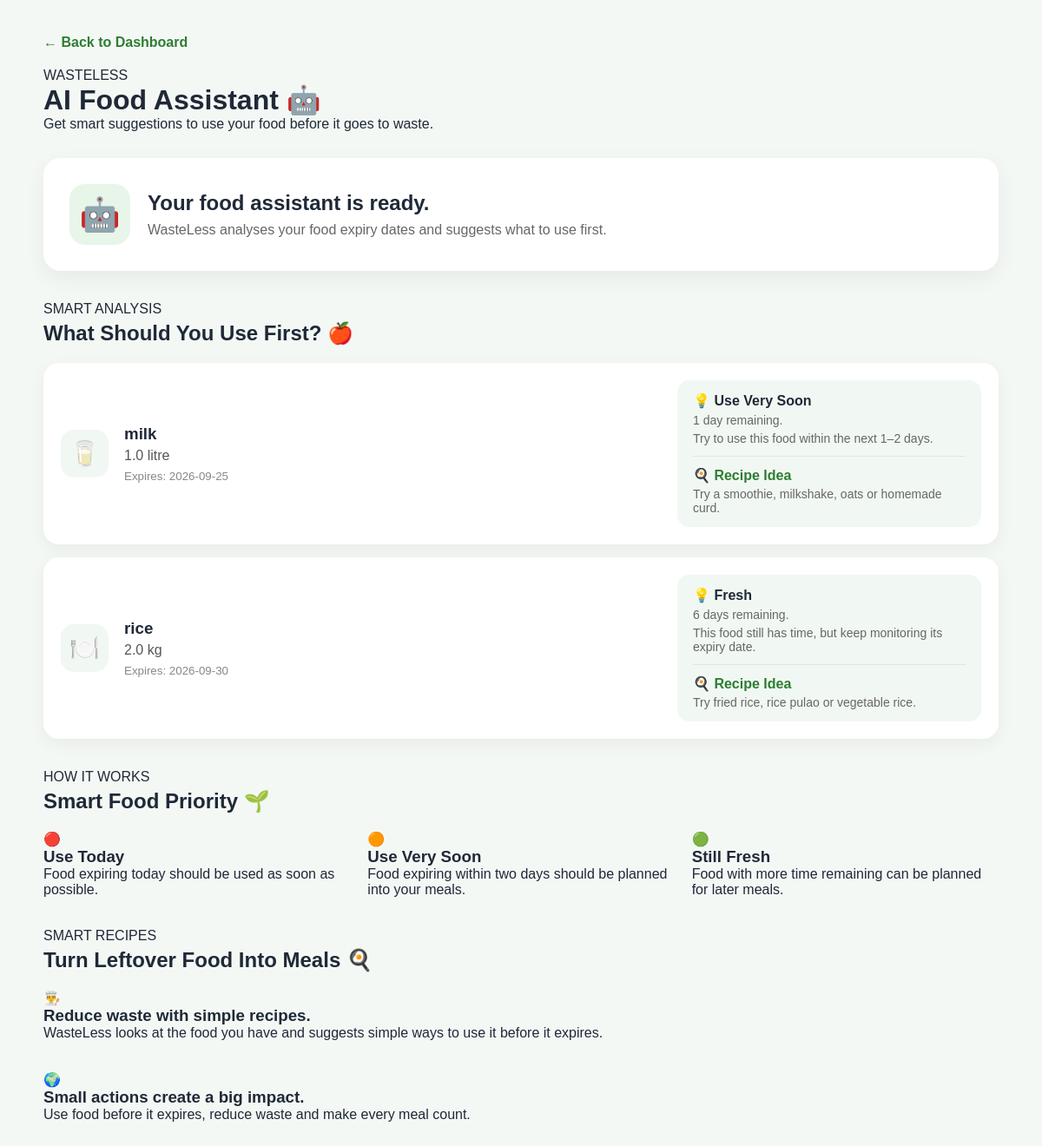
The app's page /ai-assistant with its own data.
### app.py (models this page shows)
class Food(db.Model):
    id = db.Column(
        db.Integer,
        primary_key=True
    )
    name = db.Column(
        db.String(100),
        nullable=False
    )
    quantity = db.Column(
        db.Float,
        nullable=False
    )
    unit = db.Column(
        db.String(20),
        nullable=False
    )
    category = db.Column(
        db.String(50),
        nullable=False
    )
    purchase_date = db.Column(
        db.String(20),
        nullable=False
    )
    expiry_date = db.Column(
        db.String(20),
        nullable=False
    )
    notes = db.Column(
        db.Text
    )

### app.py (the view)
@app.route("/ai-assistant")
def ai_assistant():
    foods = Food.query.order_by(
        Food.expiry_date.asc()
    ).all()
    food_analysis = []
    today = date.today()
    for food in foods:
        expiry_date = date.fromisoformat(
            food.expiry_date
        )
        days_left = (
            expiry_date - today
        ).days
        if days_left < 0:
            priority = "Expired"
            suggestion = (
                "Do not use this food if it is "
                "unsafe or has spoiled."
            )
        elif days_left == 0:
            priority = "Use Today"
            suggestion = (
                "Use this food today to avoid "
                "unnecessary waste."
            )
        elif days_left <= 2:
            priority = "Use Very Soon"
            suggestion = (
                "Try to use this food within "
                "the next 1–2 days."
            )
        elif days_left <= 5:
            priority = "Use Soon"
            suggestion = (
                "Plan a meal using this food soon."
            )
        else:
            priority = "Fresh"
            suggestion = (
                "This food still has time, but "
                "keep monitoring its expiry date."
            )
        food_name = food.name.lower()
        recipe = ""
        if "tomato" in food_name:
            recipe = (
                "Try tomato soup, tomato pasta "
                "or fresh tomato salad."
            )
        elif "potato" in food_name:
            recipe = (
                "Try potato curry, roasted potatoes "
                "or homemade potato wedges."
            )
        elif "rice" in food_name:
            recipe = (
                "Try fried rice, rice pulao "
                "or vegetable rice."
            )
        elif "bread" in food_name:
            recipe = (
                "Try toast, sandwich, bread pizza "
                "or bread upma."
            )
        elif "banana" in food_name:
            recipe = (
                "Try banana smoothie, banana oats "
                "or banana pancakes."
            )
        elif "milk" in food_name:
            recipe = (
                "Try a smoothie, milkshake, "
                "oats or homemade curd."
            )
        elif "apple" in food_name:
            recipe = (
                "Try apple oats, fruit salad "
                "or an apple smoothie."
            )
        else:
            recipe = (
                "Look for a simple recipe that "
                "uses this food before it expires."
            )
        food_analysis.append({
            "food": food,
            "days_left": days_left,
            "priority": priority,
            "suggestion": suggestion,
            "recipe": recipe
        })
    return render_template(
        "ai_assistant.html",
        foods=foods,
        food_analysis=food_analysis
    )

### templates/ai_assistant.html (shortened to what this page needs)
<!DOCTYPE html>
<html lang="en">
<head>
    <link rel="stylesheet"
          href="{{ url_for('static', filename='css/style.css') }}">
</head>
<body>
<div class="ai-page">
    <div class="ai-container">
        <div class="ai-header">
            <a href="/dashboard"
               class="back-button">
                ← Back to Dashboard
            </a>
            <p class="page-label">
                WASTELESS
            </p>
            <h1>
                AI Food Assistant 🤖
            </h1>
            <p>
                Get smart suggestions to use your food
                before it goes to waste.
            </p>
        </div>
        <div class="ai-hero">
            <div class="ai-hero-icon">
                🤖
            </div>
            <div>
                <h2>
                    Your food assistant is ready.
                </h2>
                <p>
                    WasteLess analyses your food expiry dates
                    and suggests what to use first.
                </p>
            </div>
        </div>
        <div class="ai-section">
            <p class="page-label">
                SMART ANALYSIS
            </p>
            <h2>
                What Should You Use First? 🍎
            </h2>
            {% if food_analysis %}
                <div class="ai-food-list">
                    {% for item in food_analysis %}
                        <div class="ai-food-card">
                            <div class="ai-food-icon">
                                {% if item.food.category == "fruits" %}
                                    🍎
                                {% elif item.food.category == "vegetables" %}
                                    🥕
                                {% elif item.food.category == "dairy" %}
                                    🥛
                                {% elif item.food.category == "grains" %}
                                    🍚
                                {% elif item.food.category == "meat" %}
                                    🍗
                                {% else %}
                                    🍽️
                                {% endif %}
                            </div>
                            <div class="ai-food-info">
                                <h3>
                                    {{ item.food.name }}
                                </h3>
                                <p>
                                    {{ item.food.quantity }}
                                    {{ item.food.unit }}
                                </p>
                                <small>
                                    Expires:
                                    {{ item.food.expiry_date }}
                                </small>
                            </div>
                            <div class="ai-suggestion">
                                <span>
                                    💡 {{ item.priority }}
                                </span>
                                {% if item.days_left < 0 %}
                                    <p>
                                        This food expired
                                        {{ item.days_left|abs }}
                                        day(s) ago.
                                    </p>
                                {% elif item.days_left == 0 %}
                                    <p>
                                        This food expires today.
                                    </p>
                                {% elif item.days_left == 1 %}
                                    <p>
                                        1 day remaining.
                                    </p>
                                {% else %}
                                    <p>
                                        {{ item.days_left }}
                                        days remaining.
                                    </p>
                                {% endif %}
                                <p>
                                    {{ item.suggestion }}
                                </p>
                                {% if item.days_left >= 0 %}
                                    <div class="ai-recipe">
                                        <strong>
                                            🍳 Recipe Idea
                                        </strong>
                                        <p>
                                            {{ item.recipe }}
                                        </p>
                                    </div>
                                {% endif %}
                            </div>
                        </div>
                    {% endfor %}
                </div>
            {% endif %}
        </div>
        <div class="ai-section">
            <p class="page-label">
                HOW IT WORKS
            </p>
            <h2>
                Smart Food Priority 🌱
            </h2>
            <div class="ai-tips-grid">
                <div class="ai-tip-card">
                    <div class="ai-tip-icon">
                        🔴
                    </div>
                    <h3>
                        Use Today
                    </h3>
                    <p>
                        Food expiring today should be
                        used as soon as possible.
                    </p>
                </div>
                <div class="ai-tip-card">
                    <div class="ai-tip-icon">
                        🟠
                    </div>
                    <h3>
                        Use Very Soon
                    </h3>
                    <p>
                        Food expiring within two days
                        should be planned into your meals.
                    </p>
                </div>
                <div class="ai-tip-card">
                    <div class="ai-tip-icon">
                        🟢
                    </div>
                    <h3>
                        Still Fresh
                    </h3>
                    <p>
                        Food with more time remaining
                        can be planned for later meals.
                    </p>
                </div>
            </div>
        </div>
        <div class="ai-section">
            <p class="page-label">
                SMART RECIPES
            </p>
            <h2>
                Turn Leftover Food Into Meals 🍳
            </h2>
            <div class="ai-message">
                <div class="ai-message-icon">
                    👨‍🍳
                </div>
                <div>
                    <h3>
                        Reduce waste with simple recipes.
                    </h3>
                    <p>
                        WasteLess looks at the food you have
                        and suggests simple ways to use it
                        before it expires.
                    </p>
                </div>
            </div>
        </div>
        <div class="ai-message">
            <div class="ai-message-icon">
                🌍
            </div>
            <div>
                <h3>
                    Small actions create a big impact.
                </h3>
                <p>
                    Use food before it expires,
                    reduce waste and make every meal count.
                </p>
            </div>
        </div>
    </div>
</div>
</body>
</html>

### static/css/style.css (style rules this page uses)
* { margin: 0; padding: 0; box-sizing: border-box; }
html { scroll-behavior: smooth; }
body { font-family: Arial, Helvetica, sans-serif; background: #f4f8f5; color: #1f2937; }
a { text-decoration: none; color: inherit; }
.back-button { display: inline-block; margin-bottom: 20px; color: #2e7d32; font-weight: 700; }
.ai-page { min-height: 100vh; padding: 40px 20px; background: #f4f8f5; }
.ai-container { max-width: 1100px; margin: auto; }
.ai-header { margin-bottom: 30px; }
.ai-hero { display: flex; align-items: center; gap: 20px; padding: 30px; margin-bottom: 35px; background: white; border-radius: 20px; box-shadow: 0 8px 25px rgba(0, 0, 0, .06); }
.ai-hero-icon { width: 70px; height: 70px; display: flex; align-items: center; justify-content: center; background: #e8f5e9; border-radius: 18px; font-size: 38px; }
.ai-hero h2 { margin: 0 0 8px; }
.ai-hero p { margin: 0; color: #666; }
.ai-section { margin-bottom: 35px; }
.ai-section h2 { margin-top: 5px; margin-bottom: 20px; }
.ai-food-list { display: flex; flex-direction: column; gap: 15px; }
.ai-food-card { display: flex; align-items: center; gap: 18px; padding: 20px; background: white; border-radius: 18px; box-shadow: 0 6px 20px rgba(0, 0, 0, .05); }
.ai-food-icon { width: 55px; height: 55px; display: flex; align-items: center; justify-content: center; background: #f1f8f3; border-radius: 15px; font-size: 28px; }
.ai-food-info { min-width: 170px; }
.ai-food-info h3 { margin: 0 0 5px; }
.ai-food-info p { margin: 0 0 5px; color: #555; }
.ai-food-info small { color: #888; }
.ai-suggestion { margin-left: auto; max-width: 350px; padding: 14px 18px; background: #f1f8f3; border-radius: 14px; }
.ai-suggestion span { font-weight: 600; }
.ai-suggestion p { margin: 5px 0 0; color: #666; font-size: 14px; }
.ai-recipe { margin-top: 12px; padding-top: 12px; border-top: 1px solid #dce8df; }
.ai-recipe strong { color: #2e7d32; display: block; margin-bottom: 4px; }
.ai-recipe p { margin: 0; }
.ai-tips-grid { display: grid; grid-template-columns: repeat(3, 1fr); gap: 20px; }

### records on screen
Food: category "dairy" (drawn), food.name "milk", food.quantity "1.0", food.unit "litre", food.expiry_date "2026-09-25"
Food: category "Grains" (drawn), food.name "rice", food.quantity "2.0", food.unit "kg", food.expiry_date "2026-09-30"

### other values on screen
{{ item.priority }} "Use Very Soon" "Fresh"
{{ item.suggestion }} "Try to use this food within the next 1–2 days." "This food still has time, but keep monitoring its expiry date."
{{ item.recipe }} "Try a smoothie, milkshake, oats or homemade curd." "Try fried rice, rice pulao or vegetable rice."
{{ item.days_left }} "6"
